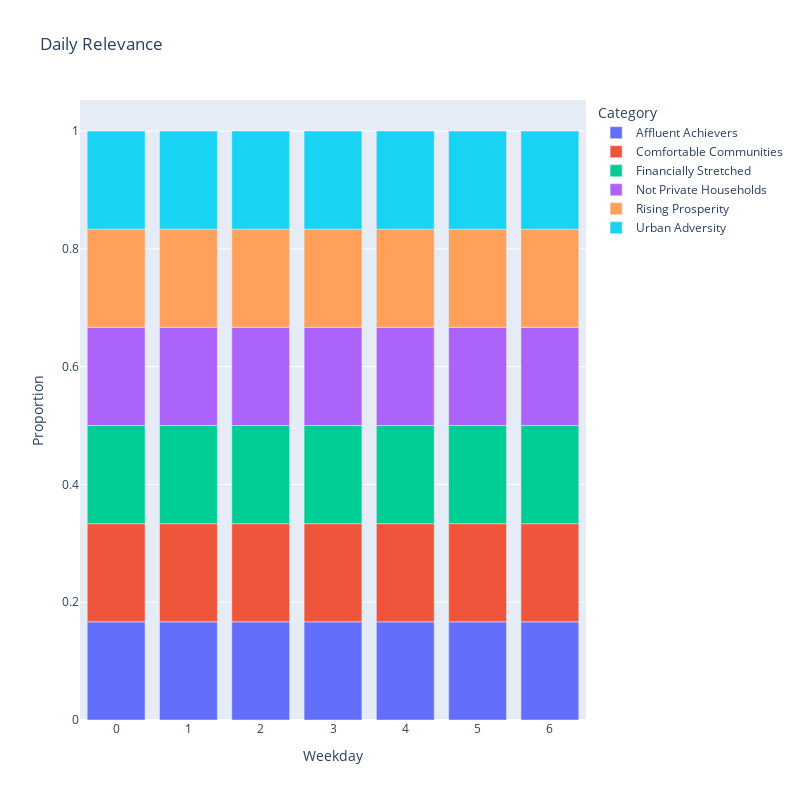

Notebook code cell kept with this figure:
### Code cell
#Daily Relevance

cross_tab_prob = pd.crosstab(index=daily_consumption_category['weekday'], columns=daily_consumption_category['acorn_category'], normalize='index')
fig= px.bar(cross_tab_prob,
            title='Daily Relevance',
            labels={'value':'Proportion', 'weekday':'Weekday', 'acorn_category':'Category'},
            width=800,##size
            height=800
           )
fig.show()

### Figure 1 — Plotly figure (JSON) as saved in the notebook; plotly's stock layout.template omitted (floating-point values rounded to 4 significant figures)
{"data": [{"alignmentgroup": "True", "hovertemplate": "Category=Affluent Achievers<br>Weekday=%{x}<br>Proportion=%{y}<extra></extra>", "legendgroup": "Affluent Achievers", "marker": {"color": "#636efa", "pattern": {"shape": ""}}, "name": "Affluent Achievers", "offsetgroup": "Affluent Achievers", "orientation": "v", "showlegend": true, "textposition": "auto", "type": "bar", "x": [0, 1, 2, 3, 4, 5, 6], "xaxis": "x", "y": [0.1667, 0.1667, 0.1667, 0.1667, 0.1667, 0.1667, 0.1667], "yaxis": "y"}, {"alignmentgroup": "True", "hovertemplate": "Category=Comfortable Communities<br>Weekday=%{x}<br>Proportion=%{y}<extra></extra>", "legendgroup": "Comfortable Communities", "marker": {"color": "#EF553B", "pattern": {"shape": ""}}, "name": "Comfortable Communities", "offsetgroup": "Comfortable Communities", "orientation": "v", "showlegend": true, "textposition": "auto", "type": "bar", "x": [0, 1, 2, 3, 4, 5, 6], "xaxis": "x", "y": [0.1667, 0.1667, 0.1667, 0.1667, 0.1667, 0.1667, 0.1667], "yaxis": "y"}, {"alignmentgroup": "True", "hovertemplate": "Category=Financially Stretched<br>Weekday=%{x}<br>Proportion=%{y}<extra></extra>", "legendgroup": "Financially Stretched", "marker": {"color": "#00cc96", "pattern": {"shape": ""}}, "name": "Financially Stretched", "offsetgroup": "Financially Stretched", "orientation": "v", "showlegend": true, "textposition": "auto", "type": "bar", "x": [0, 1, 2, 3, 4, 5, 6], "xaxis": "x", "y": [0.1667, 0.1667, 0.1667, 0.1667, 0.1667, 0.1667, 0.1667], "yaxis": "y"}, {"alignmentgroup": "True", "hovertemplate": "Category=Not Private Households<br>Weekday=%{x}<br>Proportion=%{y}<extra></extra>", "legendgroup": "Not Private Households", "marker": {"color": "#ab63fa", "pattern": {"shape": ""}}, "name": "Not Private Households", "offsetgroup": "Not Private Households", "orientation": "v", "showlegend": true, "textposition": "auto", "type": "bar", "x": [0, 1, 2, 3, 4, 5, 6], "xaxis": "x", "y": [0.1667, 0.1667, 0.1667, 0.1667, 0.1667, 0.1667, 0.1667], "yaxis": "y"}, {"alignmentgroup": "True", "hovertemplate": "Category=Rising Prosperity<br>Weekday=%{x}<br>Proportion=%{y}<extra></extra>", "legendgroup": "Rising Prosperity", "marker": {"color": "#FFA15A", "pattern": {"shape": ""}}, "name": "Rising Prosperity", "offsetgroup": "Rising Prosperity", "orientation": "v", "showlegend": true, "textposition": "auto", "type": "bar", "x": [0, 1, 2, 3, 4, 5, 6], "xaxis": "x", "y": [0.1667, 0.1667, 0.1667, 0.1667, 0.1667, 0.1667, 0.1667], "yaxis": "y"}, {"alignmentgroup": "True", "hovertemplate": "Category=Urban Adversity<br>Weekday=%{x}<br>Proportion=%{y}<extra></extra>", "legendgroup": "Urban Adversity", "marker": {"color": "#19d3f3", "pattern": {"shape": ""}}, "name": "Urban Adversity", "offsetgroup": "Urban Adversity", "orientation": "v", "showlegend": true, "textposition": "auto", "type": "bar", "x": [0, 1, 2, 3, 4, 5, 6], "xaxis": "x", "y": [0.1667, 0.1667, 0.1667, 0.1667, 0.1667, 0.1667, 0.1667], "yaxis": "y"}], "layout": {"barmode": "relative", "height": 800, "legend": {"title": {"text": "Category"}, "tracegroupgap": 0}, "title": {"text": "Daily Relevance"}, "width": 800, "xaxis": {"anchor": "y", "domain": [0, 1], "title": {"text": "Weekday"}}, "yaxis": {"anchor": "x", "domain": [0, 1], "title": {"text": "Proportion"}}}}
